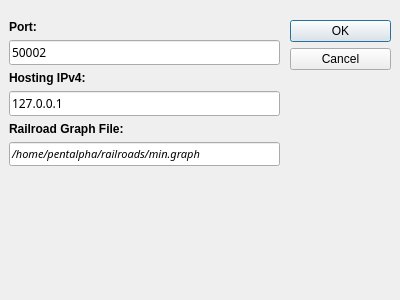
<?xml version="1.0" encoding="UTF-8"?>
<ui version="4.0">
 <class>SetupDialog</class>
 <widget class="QDialog" name="SetupDialog">
  <property name="geometry">
   <rect>
    <x>0</x>
    <y>0</y>
    <width>400</width>
    <height>300</height>
   </rect>
  </property>
  <property name="sizePolicy">
   <sizepolicy hsizetype="Fixed" vsizetype="Fixed">
    <horstretch>0</horstretch>
    <verstretch>0</verstretch>
   </sizepolicy>
  </property>
  <property name="minimumSize">
   <size>
    <width>400</width>
    <height>300</height>
   </size>
  </property>
  <property name="maximumSize">
   <size>
    <width>400</width>
    <height>300</height>
   </size>
  </property>
  <property name="windowTitle">
   <string>Server Setup</string>
  </property>
  <property name="modal">
   <bool>true</bool>
  </property>
  <widget class="QDialogButtonBox" name="buttonBox">
   <property name="geometry">
    <rect>
     <x>290</x>
     <y>20</y>
     <width>101</width>
     <height>271</height>
    </rect>
   </property>
   <property name="orientation">
    <enum>Qt::Vertical</enum>
   </property>
   <property name="standardButtons">
    <set>QDialogButtonBox::Cancel|QDialogButtonBox::Ok</set>
   </property>
  </widget>
  <widget class="QWidget" name="verticalLayoutWidget">
   <property name="geometry">
    <rect>
     <x>9</x>
     <y>20</y>
     <width>271</width>
     <height>211</height>
    </rect>
   </property>
   <layout class="QVBoxLayout" name="verticalLayout">
    <item>
     <widget class="QLabel" name="portLabel">
      <property name="font">
       <font>
        <weight>75</weight>
        <bold>true</bold>
       </font>
      </property>
      <property name="text">
       <string>Port:</string>
      </property>
     </widget>
    </item>
    <item>
     <widget class="QLineEdit" name="portField">
      <property name="font">
       <font>
        <family>Droid Sans</family>
       </font>
      </property>
      <property name="text">
       <string>50002</string>
      </property>
     </widget>
    </item>
    <item>
     <widget class="QLabel" name="ipLabel">
      <property name="font">
       <font>
        <weight>75</weight>
        <bold>true</bold>
       </font>
      </property>
      <property name="text">
       <string>Hosting IPv4:</string>
      </property>
     </widget>
    </item>
    <item>
     <widget class="QLineEdit" name="ipInput">
      <property name="font">
       <font>
        <family>Droid Sans</family>
       </font>
      </property>
      <property name="text">
       <string>127.0.0.1</string>
      </property>
     </widget>
    </item>
    <item>
     <widget class="QLabel" name="graphPathLabel">
      <property name="font">
       <font>
        <weight>75</weight>
        <bold>true</bold>
       </font>
      </property>
      <property name="text">
       <string>Railroad Graph File:</string>
      </property>
     </widget>
    </item>
    <item>
     <widget class="QLineEdit" name="lineEdit_3">
      <property name="font">
       <font>
        <family>Droid Sans</family>
        <pointsize>8</pointsize>
        <italic>true</italic>
        <strikeout>false</strikeout>
        <stylestrategy>PreferAntialias</stylestrategy>
        <kerning>true</kerning>
       </font>
      </property>
      <property name="text">
       <string>/home/pentalpha/railroads/min.graph</string>
      </property>
     </widget>
    </item>
    <item>
     <spacer name="verticalSpacer">
      <property name="orientation">
       <enum>Qt::Vertical</enum>
      </property>
      <property name="sizeHint" stdset="0">
       <size>
        <width>258</width>
        <height>278</height>
       </size>
      </property>
     </spacer>
    </item>
   </layout>
  </widget>
 </widget>
 <resources/>
 <connections>
  <connection>
   <sender>buttonBox</sender>
   <signal>accepted()</signal>
   <receiver>SetupDialog</receiver>
   <slot>accept()</slot>
   <hints>
    <hint type="sourcelabel">
     <x>248</x>
     <y>254</y>
    </hint>
    <hint type="destinationlabel">
     <x>157</x>
     <y>274</y>
    </hint>
   </hints>
  </connection>
  <connection>
   <sender>buttonBox</sender>
   <signal>rejected()</signal>
   <receiver>SetupDialog</receiver>
   <slot>reject()</slot>
   <hints>
    <hint type="sourcelabel">
     <x>316</x>
     <y>260</y>
    </hint>
    <hint type="destinationlabel">
     <x>286</x>
     <y>274</y>
    </hint>
   </hints>
  </connection>
 </connections>
</ui>
